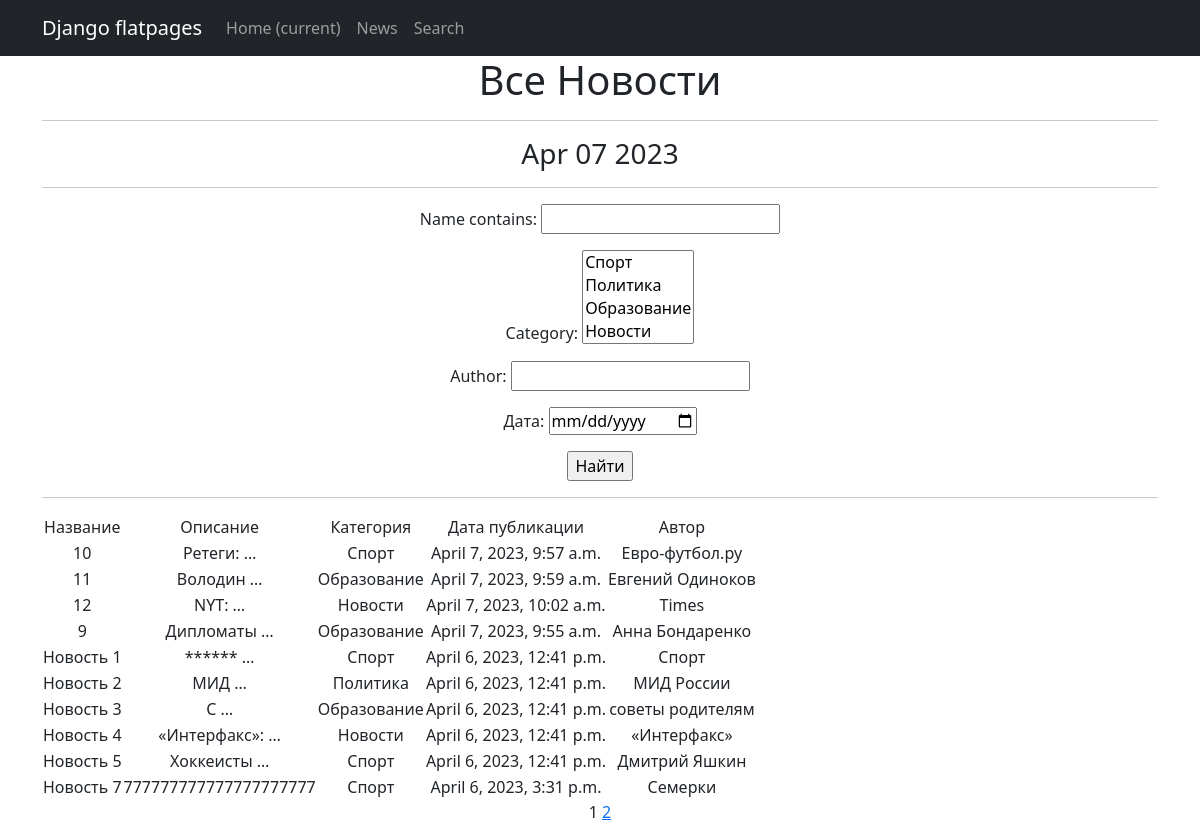
Page /news/ on the committed database.
### news/models.py (models this page shows, shortened)
class News(models.Model):
    name = models.CharField(
        max_length=255,
        unique=True, # названия новостей не должны повторяться
    )
    description = models.TextField()
    category = models.ForeignKey(
        to='Category',
        on_delete=models.CASCADE,
        related_name='news', # все новости в категории будут доступны через поле news
    )
    published_date = models.DateTimeField(default=datetime.now)  # предоставляем значение по умолчанию
    author = models.CharField(max_length=100, default='нет автора')

class Category(models.Model):
    name = models.CharField(max_length=255, unique=True)
    def __str__(self):
        return self.name

### news/views.py (the view)
# urls.py: path('', NewsList.as_view(), name='news_list'),
class NewsList(ListView):
    model = News
    ordering = 'name'
    template_name = 'newss.html'
    context_object_name = 'newss'
    paginate_by = 10  # вот так мы можем указать количество записей на странице
    def get_queryset(self):
        queryset = super().get_queryset()
        self.filterset = NewsFilter(self.request.GET, queryset)
        return self.filterset.qs
    def get_context_data(self, **kwargs):
        context = super().get_context_data(**kwargs)
        context['filterset'] = self.filterset
        return context

### news/templatetags/cencor.py (called while the page is built)
@register.filter
def censor(value):
    if not isinstance(value, str):
        raise ValueError("Входное значение должно быть строкой")
    words = value.split()
    for i in range(len(words)):
        if words[i].lower() in censor_list:
            words[i] = '*' * len(words[i])
    return ' '.join(words)

### news/templatetags/custom_tags.py (called while the page is built)
@register.simple_tag()
def current_time(format_string='%b %d %Y'):
   return datetime.utcnow().strftime(format_string)

### news/templates/newss.html (shortened to what this page needs)
{% extends 'flatpages/default.html' %}
{% load cencor %}
{% load custom_tags %}
{% block content %}
   <h1>Все Новости</h1>
   <hr>
   <h3>{% current_time '%b %d %Y' %}</h3>
   <hr>
   <form action="" method="get">
       {{ filterset.form.as_p }}
       <input type="submit" value="Найти" />
   </form>
   <hr>
   {% if newss %}
       <table>
           <tr>
               <td>Название</td>
               <td>Описание</td>
               <td>Категория</td>
               <td>Дата публикации</td>
               <td>Автор</td>
           </tr>
           {% for news in newss %}
           <tr>
               <td>{{ news.name }}</td>
               <td>{{ news.description|truncatewords:1|censor }}</td>
               <td>{{ news.category.name }}</td>
               <td>{{ news.published_date }}</td>
               <td>{{ news.author }}</td>
           </tr>
           {% endfor %}
       </table>
   {% else %}
       <h2>Новостей нет!</h2>
   {% endif %}
   {{ page_obj.number }}
   {% if page_obj.has_next %}
       <a href="?page={{ page_obj.next_page_number }}">{{ page_obj.next_page_number }}</a>
   {% endif %}
{% endblock content %}

### news/templates/flatpages/default.html (shortened to what this page needs)
<!DOCTYPE html>
<html lang="en">
    <head>
        {% load static %}
        <link href="{% static 'css/styles.css' %}" rel="stylesheet" />
    </head>
    <body>
        <nav class="navbar navbar-expand-lg navbar-dark bg-dark static-top">
           <div class="container">
               <a class="navbar-brand" href="#">Django flatpages</a>
               <div class="collapse navbar-collapse" id="navbarResponsive">
                   <ul class="navbar-nav ml-auto">
                       <li class="nav-item active">
                           <a class="nav-link" href="#">Home
                               <span class="sr-only">(current)</span>
                           </a>
                       </li>
                       <li class="nav-item">
                           <a class="nav-link" href="/news/">News</a>
                       </li>
                       <li class="nav-item">
                           <a class="nav-link" href="/news/create">Search</a>
                       </li>
                   </ul>
               </div>
           </div>
        </nav>
        <div class="container">
            <div class="row">
               <div class="col-lg-12 text-center">
                   {% block content %}{% endblock content %}
               </div>
           </div>
        </div>
    </body>
</html>

### rows in the picture
News: name "10", description|censor "Ретеги: …", category.name "Спорт", published_date "April 7, 2023, 9:57 a.m.", author "Eвро-футбол.ру"
News: name "11", description|censor "Володин …", category.name "Образование", published_date "April 7, 2023, 9:59 a.m.", author "Евгений Одиноков"
News: name "12", description|censor "NYT: …", category.name "Новости", published_date "April 7, 2023, 10:02 a.m.", author "Times"
News: name "9", description|censor "Дипломаты …", category.name "Образование", published_date "April 7, 2023, 9:55 a.m.", author "Анна Бондаренко"
News: name "Новость 1", description|censor "****** …", category.name "Спорт", published_date "April 6, 2023, 12:41 p.m.", author "Спорт"
News: name "Новость 2", description|censor "МИД …", category.name "Политика", published_date "April 6, 2023, 12:41 p.m.", author "МИД России"
News: name "Новость 3", description|censor "С …", category.name "Образование", published_date "April 6, 2023, 12:41 p.m.", author "советы родителям"
News: name "Новость 4", description|censor "«Интерфакс»: …", category.name "Новости", published_date "April 6, 2023, 12:41 p.m.", author "«Интерфакс»"
News: name "Новость 5", description|censor "Хоккеисты …", category.name "Спорт", published_date "April 6, 2023, 12:41 p.m.", author "Дмитрий Яшкин"
News: name "Новость 7", description|censor "777777777777777777777", category.name "Спорт", published_date "April 6, 2023, 3:31 p.m.", author "Семерки"

### other values in the picture
{{ page_obj.number }} "1"
{{ page_obj.next_page_number }} "2"
